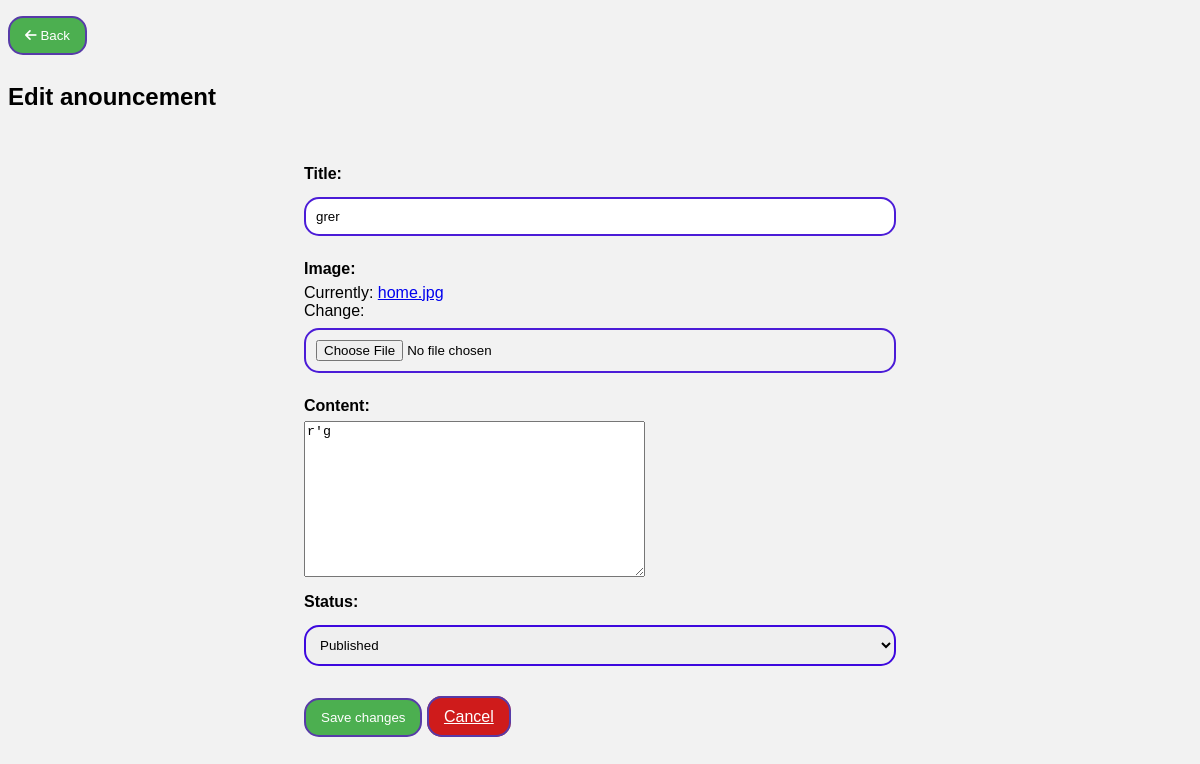
/anouncement/edit/11/, run on the app's committed database.
### anouncement/models.py (models this page shows, shortened)
class Announcement(models.Model):
    title = models.CharField(max_length=255)
    content = models.TextField()
    image=models.ImageField(default="https://media.istockphoto.com/id/1344512181/vector/icon-red-loudspeaker.jpg?s=612x612&w=0&k=20&c=MSi3Z2La8OYjSY-pr0bB6f33NOuUKAQ_LBUooLhLQsk=")
    category = models.ForeignKey(Category, on_delete=models.CASCADE,related_name='announcements')
    user = models.ForeignKey(User, on_delete=models.CASCADE,related_name='announcements')
    status = models.IntegerField(
        choices=AnnouncementStatus.choices,
        default=AnnouncementStatus.PUBLISHED,
    )
    slug = models.SlugField(max_length=250, unique_for_date="created_at",default="houssam")
    created_at = models.DateTimeField(auto_now_add=True)
    updated_at = models.DateTimeField(auto_now=True)
    class PublishedAnouncementManager(models.Manager):
        def get_queryset(self):
            return super().get_queryset().filter(status=AnnouncementStatus.PUBLISHED, user__is_active=1)
    objects=models.Manager()
    published=PublishedAnouncementManager()
    class Meta:
        ordering = ['-created_at']
        indexes = [ models.Index(fields=['-created_at']),]

### anouncement/views.py (the view)
# urls.py: path('edit/<int:pk>/', views.edit_announcement, name='edit_anouncement'),
def edit_announcement(request, pk):
    announcement = get_object_or_404(Announcement, pk=pk)
    if request.method == 'POST':
        form = UpdateAnnouncementForm(request.POST, instance=announcement)
        if form.is_valid():
            form.save()
            return redirect('anouncement:my_anouncement')
    else:
        form = UpdateAnnouncementForm(instance=announcement)
    return render(request, 'anouncement/edit_anouncement.html', {'form': form, 'announcement': announcement})

### anouncement/forms.py
class UpdateAnnouncementForm(forms.ModelForm):
    class Meta:
        model = Announcement
        fields = ['title', 'image', 'content', 'status']
    def __init__(self, *args, **kwargs):
        super().__init__(*args, **kwargs)
        self.fields['status'].choices = AnnouncementStatus.choices

### anouncement/templates/anouncement/edit_anouncement.html (shortened to what this page needs)
{% load static %}
<html>
  <head>
    <link rel="stylesheet" type="text/css" href="{% static 'css/editcss.css' %}">
    <link rel="stylesheet" href="https://cdnjs.cloudflare.com/ajax/libs/font-awesome/6.0.0/css/all.min.css">
    <link rel="stylesheet" href="https://cdnjs.cloudflare.com/ajax/libs/font-awesome/6.0.0/css/all.min.css">
  </head>
  <body>
    <div id ="content">
      {% block content %}
      <button class="submit-button" onclick="history.back();"><i class="fas fa-arrow-left"></i> Back</button>
      <h2>Edit anouncement</h2>
      <br>
      <form style="width: 50%; margin: auto;" method="post" enctype="multipart/form-data" action="{% url 'announcement:edit_anouncement' announcement.id %}">
        {{ form.as_p }}
        <button type="submit" class="submit-button">Save changes</button>
        <a href="{% url 'announcement:my_anouncement' %}" class="cancel-link">Cancel</a>
      </form>
    {% endblock %}
    </div>
  </body>
  </html>

### anouncement/static/css/editcss.css (style rules this page uses)
label { display: block; margin-bottom: 6px; font-weight: bold; }
select { border: 2px solid #3d08de; border-radius: 15px; width: 100%; padding: 10px; margin: 8px 0; box-sizing: border-box; }
body { background-color: #f2f2f2; font-family: 'Arial', sans-serif; }
input[type="text"], input[type="file"],input[type="select"] + label { border: 2px solid #4b1cd7; border-radius: 15px; width: 100%; padding: 10px; margin: 8px 0; box-sizing: border-box; }
.submit-button { border: 2px solid #573ba8; border-radius: 15px; background-color: #4CAF50; color: white; padding: 10px 15px; margin: 8px 0; cursor: pointer; }
.cancel-link { border: 2px solid #573ba8; border-radius: 15px; background-color: #cf1b1b; color: white; padding: 10px 15px; margin: 8px 0; cursor: pointer; }

### data on the page
Announcement: title "grer", content "r'g", status "Published"
